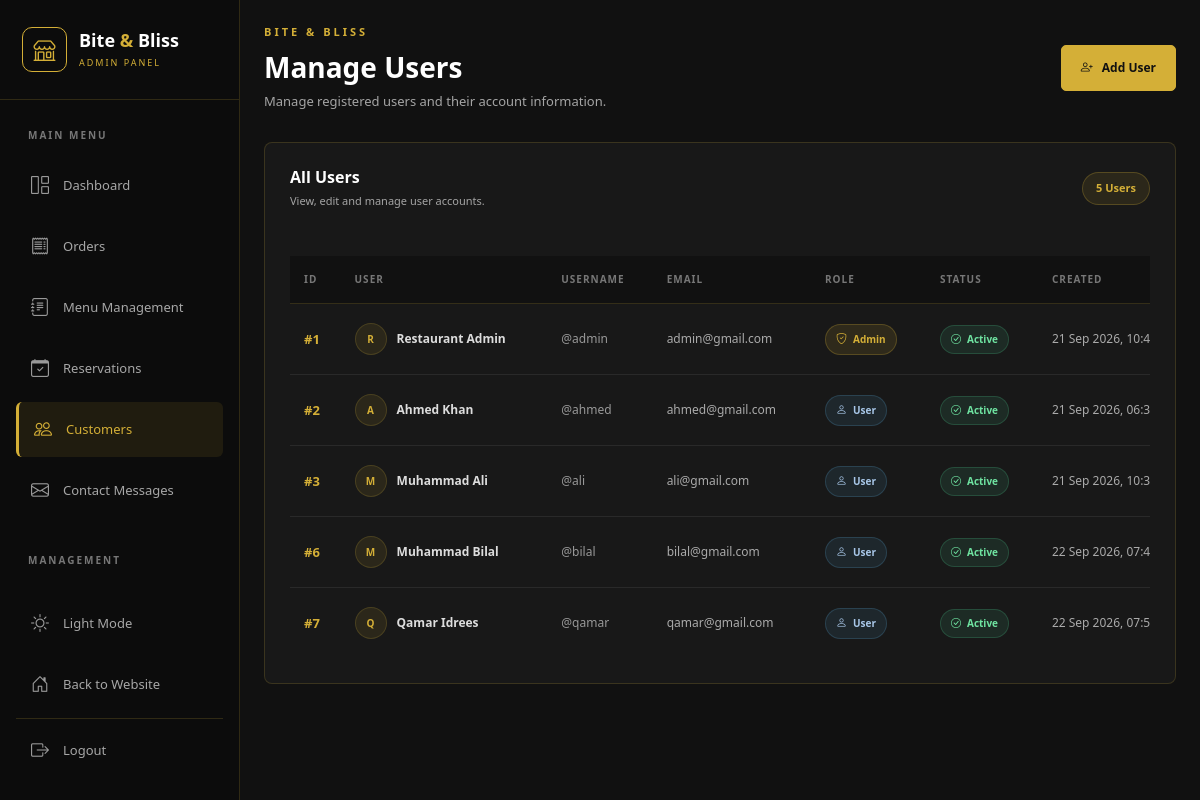
The page /admin/users.php (signed in) on the database its author committed.
### tables this page shows
CREATE TABLE `users` (
  `id` int(11) NOT NULL,
  `name` varchar(100) NOT NULL,
  `username` varchar(100) NOT NULL,
  `email` varchar(150) NOT NULL,
  `password` varchar(255) NOT NULL,
  `role` enum('user','admin') NOT NULL DEFAULT 'user',
  `status` tinyint(1) NOT NULL DEFAULT 1,
  `created_at` timestamp NOT NULL DEFAULT current_timestamp()
);

### admin/users.php (the view, shortened to what this page needs)
<?php
require_once "../config/database.php";
$stmt = $pdo->query("
    SELECT
        id,
        name,
        username,
        email,
        role,
        status,
        created_at
    FROM users
    ORDER BY id
");
$users = $stmt->fetchAll(PDO::FETCH_ASSOC);
?>
<!DOCTYPE html>
<html lang="en">
<head>
    <link
        href="https://cdn.jsdelivr.net/npm/bootstrap@5.3.3/dist/css/bootstrap.min.css"
        rel="stylesheet">
    <link
        rel="stylesheet"
        href="https://cdn.jsdelivr.net/npm/bootstrap-icons@1.11.3/font/bootstrap-icons.min.css">
    <link
        rel="stylesheet"
        href="css/admin.css">
</head>
<body>
<div class="admin-layout">
    <?php require_once "includes/sidebar.php"; ?>
    <main class="main-content">
        <div class="container-fluid p-4">
            <div class="page-heading users-page-heading">
                <div>
                    <p class="gold-label">
                        BITE & BLISS
                    </p>
                    <h1>
                        Manage Users
                    </h1>
                    <p>
                        Manage registered users and their account information.
                    </p>
                </div>
                <a
                    href="user_add.php"
                    class="gold-btn">
                    <i
                        class="bi bi-person-plus"
                        aria-hidden="true">
                    </i>
                    Add User
                </a>
            </div>
            <div class="dashboard-card users-card">
                <div class="card-header-custom">
                    <div>
                        <h5>
                            All Users
                        </h5>
                        <p>
                            View, edit and manage user accounts.
                        </p>
                    </div>
                    <span class="message-count">
                        <?= count($users) ?>
                        <?= count($users) === 1
                            ? "User"
                            : "Users"
                        ?>
                    </span>
                </div>
                <div class="table-responsive">
                    <table
                        class="table restaurant-table users-table">
                        <thead>
                            <tr>
                                <th>
                                    ID
                                </th>
                                <th>
                                    USER
                                </th>
                                <th>
                                    USERNAME
                                </th>
                                <th>
                                    EMAIL
                                </th>
                                <th>
                                    ROLE
                                </th>
                                <th>
                                    STATUS
                                </th>
                                <th>
                                    CREATED
                                </th>
                            </tr>
                        </thead>
                        <tbody>
                            <?php if (empty($users)): ?>
                                <tr>
                                    <td
                                        colspan="8"
                                        class="text-center">
                                        <div class="empty-messages">
                                            <i
                                                class="bi bi-people">
                                            </i>
                                            <h6>
                                                No Users Found
                                            </h6>
                                            <p>
                                                There are no registered users yet.
                                            </p>
                                        </div>
                                    </td>
                                </tr>
                            <?php else: ?>
                                <?php foreach ($users as $user): ?>
                                    <tr>
                                        <td>
                                            <strong>
                                                #<?= (int) $user["id"] ?>
                                            </strong>
                                        </td>
                                        <td>
                                            <div class="message-user">
                                                <span class="message-avatar">
                                                    <?= htmlspecialchars(
                                                        strtoupper(
                                                            substr(
                                                                $user["name"],
                                                                0,
                                                                1
                                                            )
                                                        ),
                                                        ENT_QUOTES,
                                                        'UTF-8'
                                                    ) ?>
                                                </span>
                                                <span class="user-name">
                                                    <?= htmlspecialchars(
                                                        $user["name"],
                                                        ENT_QUOTES,
                                                        'UTF-8'
                                                    ) ?>
                                                </span>
                                            </div>
                                        </td>
                                        <td>
                                            <span class="username-text">
                                                @<?= htmlspecialchars(
                                                    $user["username"],
                                                    ENT_QUOTES,
                                                    'UTF-8'
                                                ) ?>
                                            </span>
                                        </td>
                                        <td>
                                            <a
                                                href="mailto:<?= htmlspecialchars(
                                                    $user["email"],
                                                    ENT_QUOTES,
                                                    'UTF-8'
                                                ) ?>"
                                                class="contact-link">
                                                <?= htmlspecialchars(
                                                    $user["email"],
                                                    ENT_QUOTES,
                                                    'UTF-8'
                                                ) ?>
                                            </a>
                                        </td>
                                        <td>
                                            <?php if (
                                                $user["role"] === "admin"
                                            ): ?>
                                                <span class="user-role admin-role">
                                                    <i
                                                        class="bi bi-shield-check"
                                                        aria-hidden="true">
                                                    </i>
                                                    Admin
                                                </span>
                                            <?php else: ?>
                                                <span class="user-role user-role-badge">
                                                    <i
                                                        class="bi bi-person"
                                                        aria-hidden="true">
                                                    </i>
                                                    User
                                                </span>
                                            <?php endif; ?>
                                        </td>
                                        <td>
                                            <?php if (
                                                (int) $user["status"] === 1
                                            ): ?>
                                                <span class="message-status message-status-replied">
                                                    <i
                                                        class="bi bi-check-circle"
                                                        aria-hidden="true">
                                                    </i>
                                                    Active
                                                </span>
                                            <?php endif; ?>
                                        </td>
                                        <td>
                                            <?= date(
                                                "d M Y, h:i A",
                                                strtotime(
                                                    $user["created_at"]
                                                )
                                            ) ?>
                                        </td>
                                    </tr>
                                <?php endforeach; ?>
                            <?php endif; ?>
                        </tbody>
                    </table>
                </div>
            </div>
        </div>
    </main>
</div>
</body>
</html>

### rows shown on the page
users: id "1", name "R", name "Restaurant Admin", username "admin", email "admin@gmail.com", role "admin" (drawn), status 1 (drawn), created_at "21 Sep 2026,…"
users: id "2", name "A", name "Ahmed Khan", username "ahmed", email "ahmed@gmail.com", role "user" (drawn), status 1 (drawn), created_at "21 Sep 2026,…"
users: id "3", name "M", name "Muhammad Ali", username "ali", email "ali@gmail.com", role "user" (drawn), status 1 (drawn), created_at "21 Sep 2026,…"
users: id "6", name "M", name "Muhammad Bilal", username "bilal", email "bilal@gmail.com", role "user" (drawn), status 1 (drawn), created_at "22 Sep 2026,…"
users: id "7", name "Q", name "Qamar Idrees", username "qamar", email "qamar@gmail.com", role "user" (drawn), status 1 (drawn), created_at "22 Sep 2026,…"

### other values the page prints
count($users) "5"
